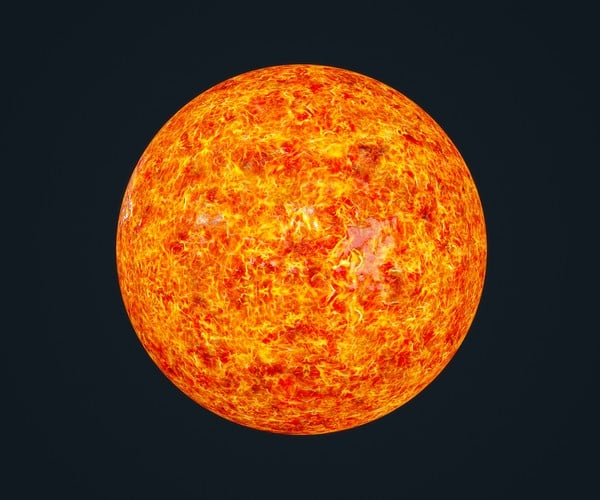
#> input picture image.jpg, 600 x 500 px
$ jupyter execute Assignment-14.ipynb
#> lines starting #> are read from the running program, lines starting #| are printed output that depends on the picture
# Assignment 14 Solutions

#### 1. What does RGBA stand for?
**Ans:** **RGBA** is a four-channel format containing data for `Red`, `Green`, `Blue`, and an `Alpha` value. Where Alpha Represents the Opacity

#### 2. From the Pillow module, how do you get the RGBA value of any images?
**Ans:** In the Pillow module (Python Imaging Library, or PIL), you can use the `getpixel()` method to get the RGBA (Red, Green, Blue, Alpha) value of any pixel in an image. The getpixel() method returns a tuple containing the RGBA values of the specified pixel.

[cell 1]
from PIL import Image

# Open an image file
image = Image.open('image.jpg')
#> image is the input picture: PIL image 600x500 RGB; mean R, G, B 96.4, 58.4, 27.6

# Get the size of the image
width, height = image.size
#> width = 600; height = 500

# Get the RGBA value of the pixel at coordinate (x, y)
x = 100
y = 200
rgba_value = image.getpixel((x, y))
#> rgba_value = (19, 28, 35)

print(f'RGBA value at ({x}, {y}): {rgba_value}')
#| RGBA value at (100, 200): (19, 28, 35)

#### 3. What is a box tuple, and how does it work?
**Ans:** In the context of the Python Imaging Library (PIL) or Pillow module, a "box tuple" is a tuple that represents a rectangular region or bounding box in an image. It is typically used to specify the coordinates of a rectangular area within an image.

A box tuple contains four integer values representing the coordinates of the top-left corner (x0, y0) and the bottom-right corner (x1, y1) of the rectangular region

#### 4. Use your image and load in notebook then, How can you find out the width and height of an Image object?

[cell 2]
from PIL import Image
pic = Image.open('image.jpg')
print(f'Width, Height -> {pic.size}') # Approach 1
#| Width, Height -> (600, 500)
print(f'Width, Height -> {pic.width},{pic.height}') # Approach 2
#| Width, Height -> 600,500
width,height = pic.size
print(f'Width, Height -> {width},{height}') # Approach 3
#| Width, Height -> 600,500

#### 5. What method would you call to get Image object for a 100×100 image, excluding the lower-left quarter of it?
**Ans:** To get an Image object for a 100x100 image, excluding the lower-left quarter of it, you can use the crop() method of the Image object. The crop() method allows you to extract a rectangular region (a box tuple) from an image.

[cell 3]
from PIL import Image

# Open the original image
original_image = Image.open('image.jpg')

# Define the coordinates of the rectangular region to crop
# (x0, y0, x1, y1) = (0, 50, 50, 100)
# This defines a box tuple representing the lower-left quarter of the image
# We want to exclude this region, so we'll crop the image outside of this region
cropped_image = original_image.crop((0, 50, 100, 100))
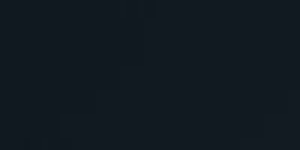
#> cropped_image: PIL image 100x50 RGB (shown 3 times larger); mean R, G, B 16.7, 25.7, 32.7

# Display or save the cropped image
cropped_image.show()
# cropped_image.save('cropped_image.png')  # Save the cropped image to a file

#### 6. After making changes to an Image object, how could you save it as an image file?

[cell 4]
# Example Program
from PIL import Image
pic = Image.open('image.jpg')
pic.save('image_2.jpg')

#### 7. What module contains Pillow’s shape-drawing code?
**Ans:** Pillows **`ImageDraw`** module contains Shape drawing methods

#### 8. Image objects do not have drawing methods. What kind of object does? How do you get this kind of object?
**Ans:** ImageDraw objects have shape-drawing methods such as `point()`, `line()`, or `rectangle()`.They are returned by passing the Image object to the `ImageDraw.Draw()` function.

[cell 5]
from PIL import Image, ImageDraw

# Create a new image with a white background
image = Image.new('RGB', (400, 300), color='white')
#> image: PIL image 400x300 RGB; every value is 255

# Create an ImageDraw object for drawing shapes on the image
draw = ImageDraw.Draw(image)

# Draw a red rectangle with a green outline
draw.rectangle([50, 50, 200, 150], fill='red', outline='green')

# Draw a blue ellipse
draw.ellipse([250, 50, 350, 150], fill='blue')

# Draw a black line
draw.line([(50, 200), (200, 250)], fill='black', width=3)

# Save or display the image with the drawn shapes
image.show()
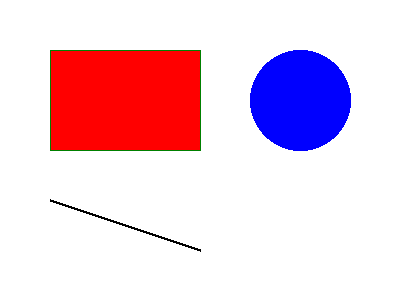
#> shown: PIL image 400x300 RGB; mean R, G, B 236.2, 205.4, 221.8
# image.save('drawn_image.png')  # Save the image to a file
